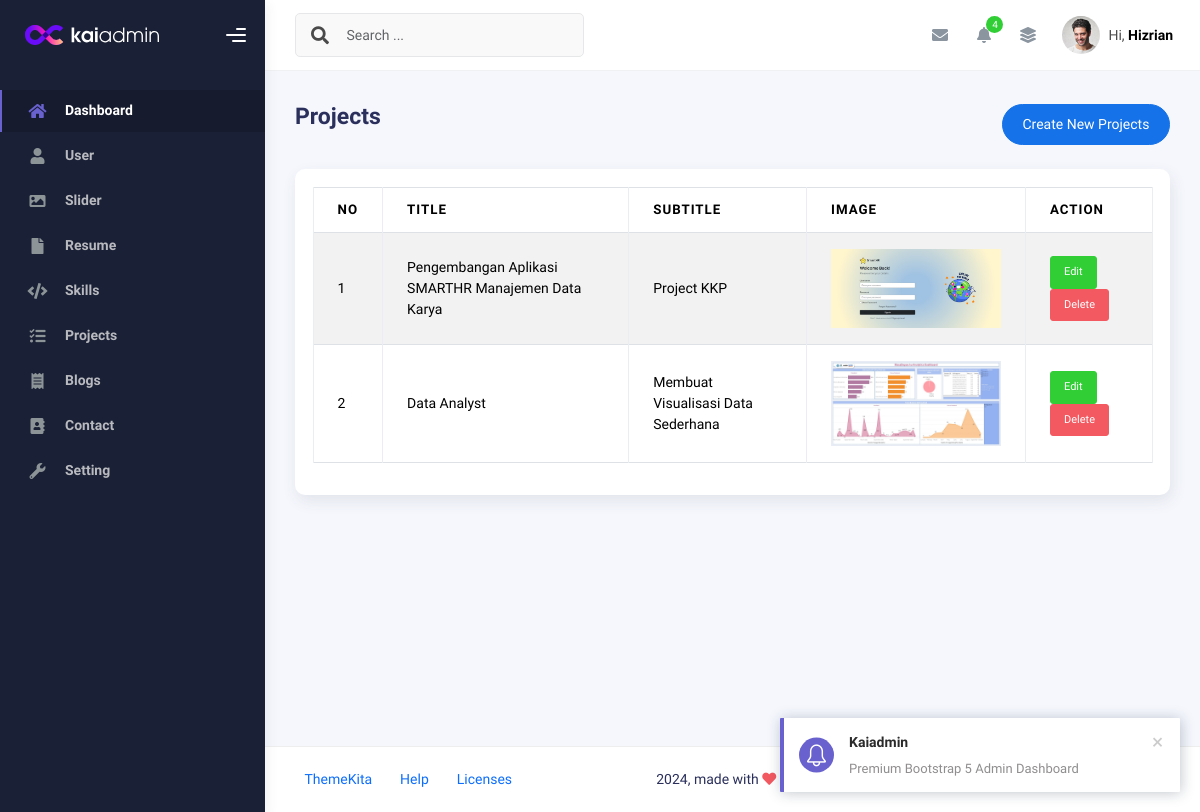
/admin/app.php?page=projects (signed in), run on an earlier commit of the app's database.
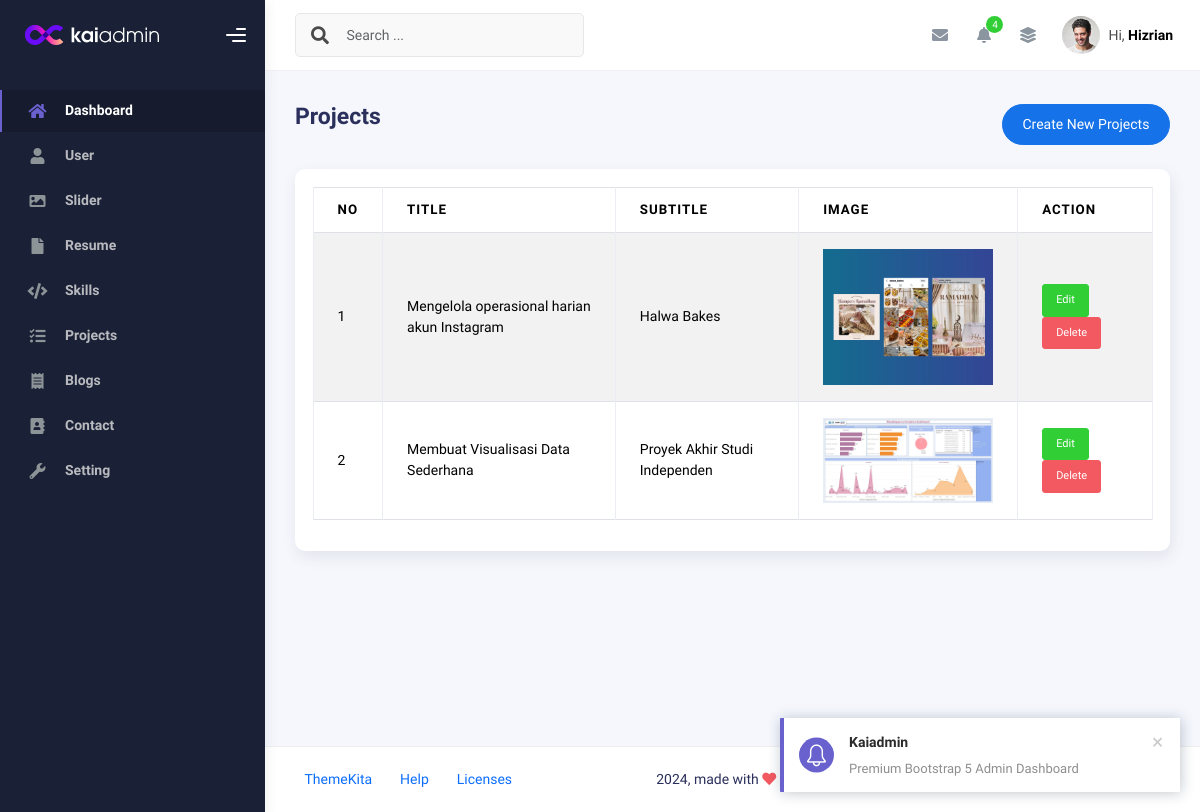
And on a later commit of the database.
### tables this page shows
CREATE TABLE `projects` (
  `id` int(11) NOT NULL,
  `image` varchar(100) DEFAULT NULL,
  `title` varchar(50) NOT NULL,
  `subtitle` varchar(50) NOT NULL,
  `created_at` timestamp NOT NULL DEFAULT current_timestamp(),
  `updated_at` timestamp NULL DEFAULT NULL
);

### admin/projects.php (the view, shortened to what this page needs)
<?php
$query = mysqli_query($conn, "SELECT * FROM projects ORDER BY id DESC");
$rows = mysqli_fetch_all($query, MYSQLI_ASSOC);
?>
<div
  class="d-flex align-items-left align-items-md-center flex-column flex-md-row pt-2 pb-4">
  <div>
    <h3 class="fw-bold mb-3">Projects</h3>
  </div>
  <div class="ms-md-auto py-2 py-md-0">
    <a href="app.php?page=create-projects" class="btn btn-primary btn-round">Create New Projects</a>
  </div>
</div>
<div class="row">
  <div class="col-sm-6 col-md-12">
    <div class="card">
      <div class="card-body">
        <table class="table table-bordered table-striped">
          <thead>
            <tr>
              <th>No</th>
              <th>Title</th>
              <th>Subtitle</th>
              <th>Image</th>
              <th>Action</th>
            </tr>
          </thead>
          <tbody>
            <?php foreach ($rows as $index => $row):  ?>
              <tr>
                <td><?php echo $index += 1 ?></td>
                <td><?php echo $row['title'] ?></td>
                <td><?php echo $row['subtitle'] ?></td>
                <td>
                  <img src="assets/img/<?php echo $row['image'] ?>" width="170" alt="">
                </td>
                <td>
                  <a class="btn btn-success btn-sm"
                    href="app.php?page=create-projects&edit=<?php echo $row['id'] ?>">Edit</a>
                  <a onclick="return confirm('Are You sure wanna delete this data?')"
                    class="btn btn-danger btn-sm"
                    href="app.php?page=projects&delete=<?php echo $row['id'] ?>">Delete</a>
                </td>
              </tr>
            <?php endforeach ?>
          </tbody>
        </table>
      </div>
    </div>
  </div>
</div>

### admin/app.php (shortened to what this page needs)
<!DOCTYPE html>
<html lang="en">
<head>
  <?php
  include "inc/css.php";
  ?>
</head>
<body>
  <div class="wrapper">
    <?php
    include "inc/sidebar.php";
    ?>
    <div class="main-panel">
      <div class="main-header">
        <?php
        include "inc/navbar.php";
        ?>
      </div>
      <div class="container">
        <div class="page-inner">
            <?php
              if(isset($_GET['page'])){
                if(file_exists($_GET['page']. '.php')){
                  include $_GET['page']. '.php';
                }else{
                  include 'notfound.php';
                }
              }
            ?>
        </div>
      </div>
      <footer class="footer">
        <div class="container-fluid d-flex justify-content-between">
          <nav class="pull-left">
            <ul class="nav">
              <li class="nav-item">
                <a class="nav-link" href="http://www.themekita.com">
                  ThemeKita
                </a>
              </li>
              <li class="nav-item">
                <a class="nav-link" href="#"> Help </a>
              </li>
              <li class="nav-item">
                <a class="nav-link" href="#"> Licenses </a>
              </li>
            </ul>
          </nav>
          <div class="copyright">
            2024, made with <i class="fa fa-heart heart text-danger"></i> by
            <a href="http://www.themekita.com">ThemeKita</a>
          </div>
          <div>
            <a target="_blank" href="https://themewagon.com/">ThemeWagon</a>.
          </div>
        </div>
      </footer>
    </div>
  </div>
</body>
</html>

### admin/inc/css.php (shortened to what this page needs)
<link rel="stylesheet" href="assets/kaiadmin-lite-1.2.0/assets/css/bootstrap.min.css" />
<link rel="stylesheet" href="assets/kaiadmin-lite-1.2.0/assets/css/plugins.min.css" />
<link rel="stylesheet" href="assets/kaiadmin-lite-1.2.0/assets/css/kaiadmin.min.css" />
<link rel="stylesheet" href="assets/kaiadmin-lite-1.2.0/assets/css/demo.css" />
<link href="https://cdn.datatables.net/v/dt/dt-3.0.1/datatables.min.css" rel="stylesheet">

### admin/inc/sidebar.php (shortened to what this page needs)
<div class="sidebar" data-background-color="dark">
    <div class="sidebar-logo">
        <div class="logo-header" data-background-color="dark">
            <a href="index.html" class="logo">
                <img
                    src="assets/kaiadmin-lite-1.2.0/assets/img/kaiadmin/logo_light.svg"
                    alt="navbar brand"
                    class="navbar-brand"
                    height="20" />
            </a>
            <div class="nav-toggle">
                <button class="btn btn-toggle toggle-sidebar">
                    <i class="gg-menu-right"></i>
                </button>
            </div>
        </div>
    </div>
    <div class="sidebar-wrapper scrollbar scrollbar-inner">
        <div class="sidebar-content">
            <ul class="nav nav-secondary">
                <li class="nav-item active">
                    <a
                        href="app.php?page=dashboard"
                        aria-expanded="false">
                        <i class="fa fa-home"></i>
                        <p>Dashboard</p>
                    </a>
                </li>
                <li class="nav-item">
                    <a
                        href="app.php?page=user"
                        aria-expanded="false">
                        <i class="fa fa-user"></i>
                        <p>User</p>
                    </a>
                </li>
                <li class="nav-item">
                    <a
                        href="app.php?page=slider"
                        aria-expanded="false">
                        <i class="fa fa-image"></i>
                        <p>Slider</p>
                    </a>
                </li>
                <li class="nav-item">
                    <a
                        href="app.php?page=resume"
                        aria-expanded="false">
                        <i class="fa fa-file"></i>
                        <p>Resume</p>
                    </a>
                </li>
                <li class="nav-item">
                    <a
                        href="app.php?page=skills"
                        aria-expanded="false">
                        <i class="fa fa-code"></i>
                        <p>Skills</p>
                    </a>
                </li>
                <li class="nav-item">
                    <a
                        href="app.php?page=projects"
                        aria-expanded="false">
                        <i class="fa fa-tasks"></i>
                        <p>Projects</p>
                    </a>
                </li>
                <li class="nav-item">
                    <a
                        href="app.php?page=blogs"
                        aria-expanded="false">
                        <i class="fa fa-receipt"></i>
                        <p>Blogs</p>
                    </a>
                </li>
                <li class="nav-item">
                    <a
                        href="app.php?page=contact"
                        aria-expanded="false">
                        <i class="fa fa-address-book"></i>
                        <p>Contact</p>
                    </a>
                </li>
                <li class="nav-item">
                    <a
                        href="app.php?page=setting"
                        aria-expanded="false">
                        <i class="fas fa-wrench"></i>
                        <p>Setting</p>
                    </a>
                </li>
            </ul>
        </div>
    </div>
</div>

### admin/inc/navbar.php (shortened to what this page needs)
<nav
    class="navbar navbar-header navbar-header-transparent navbar-expand-lg border-bottom">
    <div class="container-fluid">
        <nav
            class="navbar navbar-header-left navbar-expand-lg navbar-form nav-search p-0 d-none d-lg-flex">
            <div class="input-group">
                <div class="input-group-prepend">
                    <button type="submit" class="btn btn-search pe-1">
                        <i class="fa fa-search search-icon"></i>
                    </button>
                </div>
                <input
                    type="text"
                    placeholder="Search ..."
                    class="form-control" />
            </div>
        </nav>
        <ul class="navbar-nav topbar-nav ms-md-auto align-items-center">
            <li class="nav-item topbar-icon dropdown hidden-caret">
                <a
                    class="nav-link dropdown-toggle"
                    href="#"
                    id="messageDropdown"
                    role="button"
                    data-bs-toggle="dropdown"
                    aria-haspopup="true"
                    aria-expanded="false">
                    <i class="fa fa-envelope"></i>
                </a>
            </li>
            <li class="nav-item topbar-icon dropdown hidden-caret">
                <a
                    class="nav-link dropdown-toggle"
                    href="#"
                    id="notifDropdown"
                    role="button"
                    data-bs-toggle="dropdown"
                    aria-haspopup="true"
                    aria-expanded="false">
                    <i class="fa fa-bell"></i>
                    <span class="notification">4</span>
                </a>
            </li>
            <li class="nav-item topbar-icon dropdown hidden-caret">
                <a
                    class="nav-link"
                    data-bs-toggle="dropdown"
                    href="#"
                    aria-expanded="false">
                    <i class="fas fa-layer-group"></i>
                </a>
            </li>
            <li class="nav-item topbar-user dropdown hidden-caret">
                <a
                    class="dropdown-toggle profile-pic"
                    data-bs-toggle="dropdown"
                    href="#"
                    aria-expanded="false">
                    <div class="avatar-sm">
                        <img
                            src="assets/kaiadmin-lite-1.2.0/assets/img/profile.jpg"
                            alt="..."
                            class="avatar-img rounded-circle" />
                    </div>
                    <span class="profile-username">
                        <span class="op-7">Hi,</span>
                        <span class="fw-bold">Hizrian</span>
                    </span>
                </a>
            </li>
        </ul>
    </div>
</nav>

What changed in the data, as far as the page shows it:
changed projects: title "Pengembangan Aplikasi SMARTHR Manajemen Data Karya" → "Mengelola operasional harian akun Instagram"; subtitle "Project KKP" → "Halwa Bakes"; image: a different picture
changed projects "Membuat Visualisasi Data Sederhana": title "Data Analyst" → "Membuat Visualisasi Data Sederhana"; subtitle "Membuat Visualisasi Data Sederhana" → "Proyek Akhir Studi Independen"
